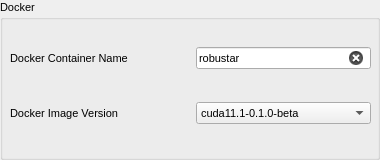
                  <widget class="QGroupBox" name="dockerGroupBox">
                   <property name="font">
                    <font>
                     <family>Arial</family>
                     <pointsize>8</pointsize>
                     <weight>50</weight>
                     <italic>false</italic>
                     <bold>false</bold>
                    </font>
                   </property>
                   <property name="title">
                    <string>Docker</string>
                   </property>
                   <widget class="QWidget" name="layoutWidget">
                    <property name="geometry">
                     <rect>
                      <x>10</x>
                      <y>20</y>
                      <width>361</width>
                      <height>131</height>
                     </rect>
                    </property>
                    <layout class="QVBoxLayout" name="verticalLayout_6">
                     <item>
                      <layout class="QHBoxLayout" name="horizontalLayout_8">
                       <item>
                        <widget class="QLabel" name="label_8">
                         <property name="font">
                          <font>
                           <family>Arial</family>
                           <pointsize>8</pointsize>
                           <weight>50</weight>
                           <italic>false</italic>
                           <bold>false</bold>
                          </font>
                         </property>
                         <property name="text">
                          <string>Docker Container Name</string>
                         </property>
                        </widget>
                       </item>
                       <item>
                        <widget class="QLineEdit" name="nameInput">
                         <property name="sizePolicy">
                          <sizepolicy hsizetype="Maximum" vsizetype="Fixed">
                           <horstretch>0</horstretch>
                           <verstretch>0</verstretch>
                          </sizepolicy>
                         </property>
                         <property name="minimumSize">
                          <size>
                           <width>0</width>
                           <height>20</height>
                          </size>
                         </property>
                         <property name="maximumSize">
                          <size>
                           <width>175</width>
                           <height>16777215</height>
                          </size>
                         </property>
                         <property name="font">
                          <font>
                           <family>Arial</family>
                           <pointsize>8</pointsize>
                           <weight>50</weight>
                           <italic>false</italic>
                           <bold>false</bold>
                          </font>
                         </property>
                         <property name="text">
                          <string>robustar</string>
                         </property>
                         <property name="alignment">
                          <set>Qt::AlignLeading|Qt::AlignLeft|Qt::AlignVCenter</set>
                         </property>
                         <property name="clearButtonEnabled">
                          <bool>true</bool>
                         </property>
                        </widget>
                       </item>
                      </layout>
                     </item>
                     <item>
                      <layout class="QHBoxLayout" name="horizontalLayout_5">
                       <item>
                        <widget class="QLabel" name="label_3">
                         <property name="font">
                          <font>
                           <family>Arial</family>
                           <pointsize>8</pointsize>
                           <weight>50</weight>
                           <italic>false</italic>
                           <bold>false</bold>
                          </font>
                         </property>
                         <property name="text">
                          <string>Docker Image Version</string>
                         </property>
                        </widget>
                       </item>
                       <item>
                        <widget class="QComboBox" name="versionComboBox">
                         <property name="sizePolicy">
                          <sizepolicy hsizetype="Maximum" vsizetype="Fixed">
                           <horstretch>0</horstretch>
                           <verstretch>0</verstretch>
                          </sizepolicy>
                         </property>
                         <property name="maximumSize">
                          <size>
                           <width>175</width>
                           <height>16777215</height>
                          </size>
                         </property>
                         <property name="font">
                          <font>
                           <family>Arial</family>
                           <pointsize>8</pointsize>
                           <weight>50</weight>
                           <italic>false</italic>
                           <bold>false</bold>
                          </font>
                         </property>
                         <property name="currentText">
                          <string>cuda11.1-0.1.0-beta</string>
                         </property>
                         <property name="placeholderText" stdset="0">
                          <string/>
                         </property>
                         <item>
                          <property name="text">
                           <string>cuda11.1-0.1.0-beta</string>
                          </property>
                         </item>
                         <item>
                          <property name="text">
                           <string>cpu-0.1.0-beta</string>
                          </property>
                         </item>
                        </widget>
                       </item>
                      </layout>
                     </item>
                    </layout>
                   </widget>
                  </widget>
